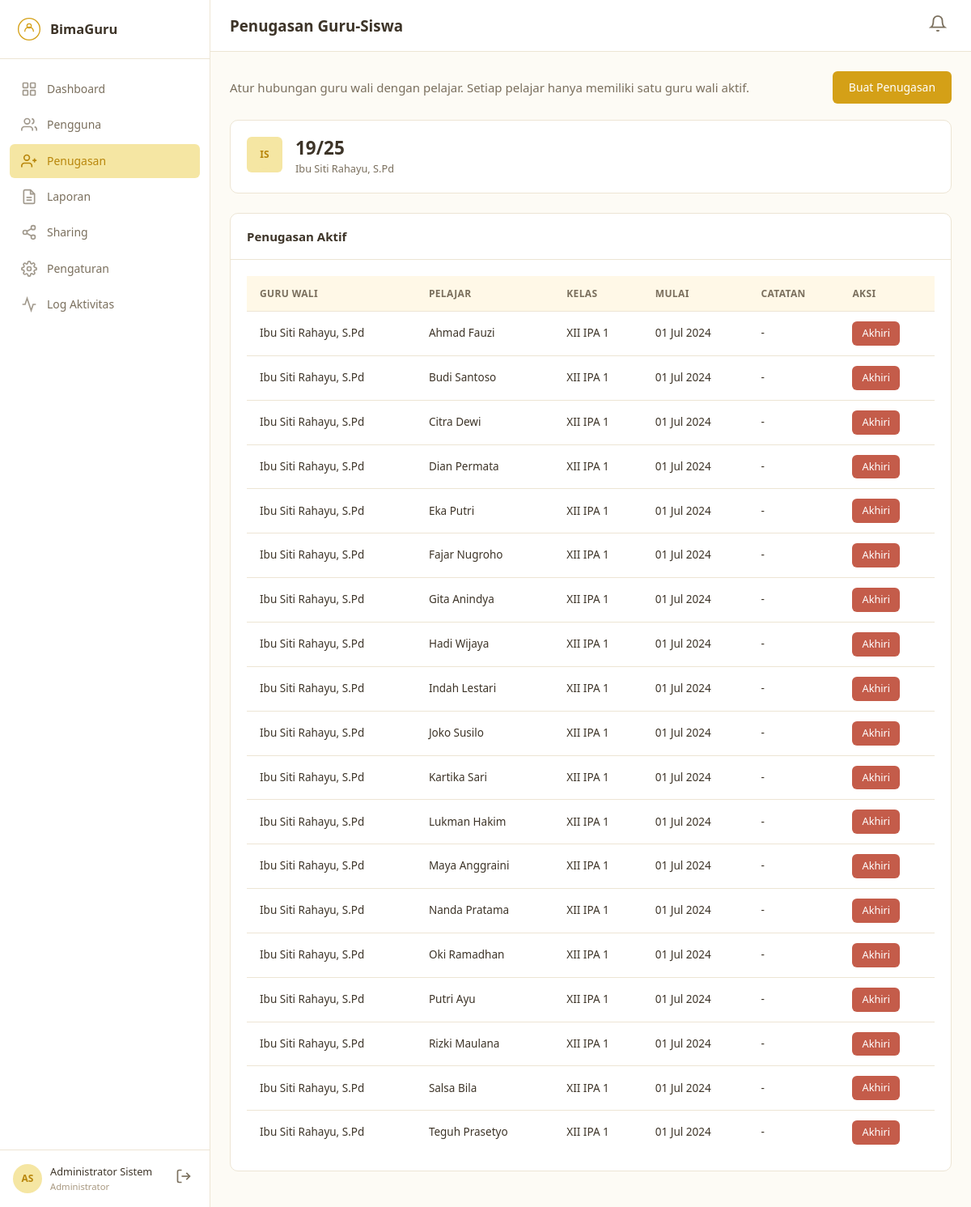
Screenshot of /admin/penugasan.php (signed in) with the database file from the repository.
### tables this page shows
CREATE TABLE `guru_wali` (
  `id` int(11) NOT NULL AUTO_INCREMENT,
  `user_id` int(11) NOT NULL,
  `nip` varchar(30) DEFAULT NULL,
  `bidang_keahlian` varchar(100) DEFAULT NULL,
  `bio` text DEFAULT NULL,
  `max_siswa` int(11) DEFAULT 25,
  `created_at` datetime DEFAULT current_timestamp(),
  PRIMARY KEY (`id`),
  UNIQUE KEY `user_id` (`user_id`),
  CONSTRAINT `guru_wali_ibfk_1` FOREIGN KEY (`user_id`) REFERENCES `users` (`id`) ON DELETE CASCADE
);

CREATE TABLE `users` (
  `id` int(11) NOT NULL AUTO_INCREMENT,
  `email` varchar(150) NOT NULL,
  `password_hash` varchar(255) NOT NULL,
  `nama_lengkap` varchar(150) NOT NULL,
  `role` enum('admin','guru_wali','pelajar') NOT NULL,
  `foto_profil` varchar(255) DEFAULT NULL,
  `no_telepon` varchar(20) DEFAULT NULL,
  `is_active` tinyint(1) DEFAULT 1,
  `last_login` datetime DEFAULT NULL,
  `created_at` datetime DEFAULT current_timestamp(),
  `updated_at` datetime DEFAULT current_timestamp() ON UPDATE current_timestamp(),
  PRIMARY KEY (`id`),
  UNIQUE KEY `email` (`email`),
  KEY `idx_role` (`role`),
  KEY `idx_active` (`is_active`)
);

CREATE TABLE `penugasan` (
  `id` int(11) NOT NULL AUTO_INCREMENT,
  `guru_wali_id` int(11) NOT NULL,
  `pelajar_id` int(11) NOT NULL,
  `tanggal_mulai` date NOT NULL,
  `tanggal_selesai` date DEFAULT NULL,
  `is_active` tinyint(1) DEFAULT 1,
  `catatan` text DEFAULT NULL,
  `created_at` datetime DEFAULT current_timestamp(),
  PRIMARY KEY (`id`),
  KEY `idx_guru` (`guru_wali_id`),
  KEY `idx_pelajar` (`pelajar_id`),
  KEY `idx_active` (`is_active`),
  CONSTRAINT `penugasan_ibfk_1` FOREIGN KEY (`guru_wali_id`) REFERENCES `guru_wali` (`id`) ON DELETE CASCADE,
  CONSTRAINT `penugasan_ibfk_2` FOREIGN KEY (`pelajar_id`) REFERENCES `pelajar` (`id`) ON DELETE CASCADE
);

CREATE TABLE `pelajar` (
  `id` int(11) NOT NULL AUTO_INCREMENT,
  `user_id` int(11) NOT NULL,
  `nis` varchar(30) DEFAULT NULL,
  `kelas` varchar(20) DEFAULT NULL,
  `jurusan` varchar(50) DEFAULT NULL,
  `tanggal_lahir` date DEFAULT NULL,
  `alamat` text DEFAULT NULL,
  `created_at` datetime DEFAULT current_timestamp(),
  PRIMARY KEY (`id`),
  UNIQUE KEY `user_id` (`user_id`),
  CONSTRAINT `pelajar_ibfk_1` FOREIGN KEY (`user_id`) REFERENCES `users` (`id`) ON DELETE CASCADE
);

### includes/helpers.php (called while the page is built, shortened)
<?php
function e(?string $str): string {
    return htmlspecialchars($str ?? '', ENT_QUOTES, 'UTF-8');
}
function formatTanggal(?string $date, string $format = 'd M Y'): string {
    $dt = new DateTime($date);
    $bulan = ['Jan','Feb','Mar','Apr','Mei','Jun','Jul','Agu','Sep','Okt','Nov','Des'];
    if ($format === 'd M Y') {
        return $dt->format('d') . ' ' . $bulan[(int)$dt->format('n') - 1] . ' ' . $dt->format('Y');
    }
    return $dt->format($format);
}
function getInitials(string $name): string {
    $parts = explode(' ', trim($name));
    $initials = '';
    foreach (array_slice($parts, 0, 2) as $part) {
        $initials .= mb_strtoupper(mb_substr($part, 0, 1));
    }
    return $initials ?: '?';
}

### admin/penugasan.php (the view, shortened to what this page needs)
<?php
require_once __DIR__ . '/../includes/layout.php';
$db = Database::getConnection();
$guruList = $db->query("SELECT gw.id, u.nama_lengkap, gw.max_siswa,
    (SELECT COUNT(*) FROM penugasan pn WHERE pn.guru_wali_id = gw.id AND pn.is_active = 1) as jumlah_siswa
    FROM guru_wali gw JOIN users u ON gw.user_id = u.id WHERE u.is_active = 1")->fetchAll();
$penugasan = $db->query("SELECT pn.*, ug.nama_lengkap as nama_guru, up.nama_lengkap as nama_pelajar, p.kelas
    FROM penugasan pn
    JOIN guru_wali gw ON pn.guru_wali_id = gw.id
    JOIN users ug ON gw.user_id = ug.id
    JOIN pelajar p ON pn.pelajar_id = p.id
    JOIN users up ON p.user_id = up.id
    WHERE pn.is_active = 1
    ORDER BY ug.nama_lengkap, up.nama_lengkap")->fetchAll();
?>
<div class="page-actions">
    <p style="color:var(--color-text-muted)">Atur hubungan guru wali dengan pelajar. Setiap pelajar hanya memiliki satu guru wali aktif.</p>
    <button class="btn btn-primary" data-modal="modalAssign">Buat Penugasan</button>
</div>
<div class="stats-grid">
    <?php foreach ($guruList as $g): ?>
    <div class="stat-card">
        <div class="stat-icon primary"><div class="avatar"><?= e(getInitials($g['nama_lengkap'])) ?></div></div>
        <div class="stat-info">
            <h3><?= $g['jumlah_siswa'] ?>/<?= $g['max_siswa'] ?></h3>
            <p><?= e($g['nama_lengkap']) ?></p>
        </div>
    </div>
    <?php endforeach; ?>
</div>
<div class="card">
    <div class="card-header"><h2>Penugasan Aktif</h2></div>
    <div class="card-body table-wrapper">
        <table>
            <thead>
                <tr><th>Guru Wali</th><th>Pelajar</th><th>Kelas</th><th>Mulai</th><th>Catatan</th><th>Aksi</th></tr>
            </thead>
            <tbody>
                <?php foreach ($penugasan as $pn): ?>
                <tr>
                    <td><?= e($pn['nama_guru']) ?></td>
                    <td><?= e($pn['nama_pelajar']) ?></td>
                    <td><?= e($pn['kelas'] ?: '-') ?></td>
                    <td><?= formatTanggal($pn['tanggal_mulai']) ?></td>
                    <td><?= e($pn['catatan'] ?: '-') ?></td>
                    <td>
                        <form method="POST" style="display:inline" onsubmit="return confirm('Akhiri penugasan ini?')">
                            <button type="submit" class="btn btn-sm btn-danger">Akhiri</button>
                        </form>
                    </td>
                </tr>
                <?php endforeach; ?>
            </tbody>
        </table>
    </div>
</div>

### assets/css/style.css (style rules this page uses)
:root { --color-primary: #D4A017; --color-primary-dark: #B8860B; --color-primary-light: #F5E6A3; --color-primary-soft: #FFF8E7; --color-accent: #E8A838; --color-bg: #FDFBF5; --color-bg-card: #FFFFFF; --color-text: #3D3428; --color-text-muted: #7A6F5D; --color-text-light: #A89880; --color-border: #EDE5D4; --color-success: #5A9E6F; --color-warning: #D4952A; --color-danger: #C45C4A; --color-info: #5B8FA8; --sidebar-width: 260px; --topbar-height: 64px; --radius: 10px; --radius-sm: 6px; --shadow: 0 1px 3px rgba(61, 52, 40, 0.08); --shadow-md: 0 4px 12px rgba(61, 52, 40, 0.1); --transition: 0.2s ease; }
*, *::before, *::after { box-sizing: border-box; margin: 0; padding: 0; }
html { font-size: 15px; scroll-behavior: smooth; }
body { font-family: 'Segoe UI', system-ui, -apple-system, sans-serif; background: var(--color-bg); color: var(--color-text); line-height: 1.6; min-height: 100vh; }
.avatar { width: 36px; height: 36px; border-radius: 50%; background: var(--color-primary-light); color: var(--color-primary-dark); display: flex; align-items: center; justify-content: center; font-size: 0.8rem; font-weight: 600; flex-shrink: 0; }
.stats-grid { display: grid; grid-template-columns: repeat(auto-fit, minmax(220px, 1fr)); gap: 16px; margin-bottom: 24px; }
.stat-card { background: var(--color-bg-card); border: 1px solid var(--color-border); border-radius: var(--radius); padding: 20px; display: flex; align-items: flex-start; gap: 16px; transition: box-shadow var(--transition); }
.stat-icon { width: 44px; height: 44px; border-radius: var(--radius-sm); display: flex; align-items: center; justify-content: center; flex-shrink: 0; }
.stat-icon.primary { background: var(--color-primary-light); color: var(--color-primary-dark); }
.stat-info h3 { font-size: 1.5rem; font-weight: 600; line-height: 1.2; }
.stat-info p { color: var(--color-text-muted); font-size: 0.85rem; margin-top: 2px; }
.card { background: var(--color-bg-card); border: 1px solid var(--color-border); border-radius: var(--radius); margin-bottom: 20px; }
.card-header { padding: 16px 20px; border-bottom: 1px solid var(--color-border); display: flex; align-items: center; justify-content: space-between; }
.card-header h2 { font-size: 1rem; font-weight: 600; }
.card-body { padding: 20px; }
.btn { display: inline-flex; align-items: center; gap: 8px; padding: 10px 20px; border: none; border-radius: var(--radius-sm); font-size: 0.93rem; font-family: inherit; font-weight: 500; cursor: pointer; transition: all var(--transition); text-decoration: none; line-height: 1.4; }
.btn-primary { background: var(--color-primary); color: white; }
.btn-danger { background: var(--color-danger); color: white; }
.btn-sm { padding: 6px 12px; font-size: 0.85rem; }
.table-wrapper { overflow-x: auto; }
table { width: 100%; border-collapse: collapse; }
table th, table td { padding: 12px 16px; text-align: left; border-bottom: 1px solid var(--color-border); font-size: 0.9rem; }
table th { font-weight: 600; color: var(--color-text-muted); font-size: 0.8rem; text-transform: uppercase; letter-spacing: 0.03em; background: var(--color-primary-soft); }
table tbody tr:last-child td { border-bottom: none; }
.page-actions { display: flex; align-items: center; justify-content: space-between; margin-bottom: 20px; flex-wrap: wrap; gap: 12px; }

### rows the page displays
guru_wali: user.nama_lengkap "IS", jumlah_siswa "19", max_siswa "25", user.nama_lengkap "Ibu Siti Rahayu, S.Pd"
penugasan: users.nama_lengkap "Ibu Siti Rahayu, S.Pd", users.nama_lengkap "Ahmad Fauzi", pelajar.kelas "XII IPA 1", tanggal_mulai "01 Jul 2024", catatan "-"
penugasan: users.nama_lengkap "Ibu Siti Rahayu, S.Pd", users.nama_lengkap "Budi Santoso", pelajar.kelas "XII IPA 1", tanggal_mulai "01 Jul 2024", catatan "-"
penugasan: users.nama_lengkap "Ibu Siti Rahayu, S.Pd", users.nama_lengkap "Citra Dewi", pelajar.kelas "XII IPA 1", tanggal_mulai "01 Jul 2024", catatan "-"
penugasan: users.nama_lengkap "Ibu Siti Rahayu, S.Pd", users.nama_lengkap "Dian Permata", pelajar.kelas "XII IPA 1", tanggal_mulai "01 Jul 2024", catatan "-"
penugasan: users.nama_lengkap "Ibu Siti Rahayu, S.Pd", users.nama_lengkap "Eka Putri", pelajar.kelas "XII IPA 1", tanggal_mulai "01 Jul 2024", catatan "-"
penugasan: users.nama_lengkap "Ibu Siti Rahayu, S.Pd", users.nama_lengkap "Fajar Nugroho", pelajar.kelas "XII IPA 1", tanggal_mulai "01 Jul 2024", catatan "-"
penugasan: users.nama_lengkap "Ibu Siti Rahayu, S.Pd", users.nama_lengkap "Gita Anindya", pelajar.kelas "XII IPA 1", tanggal_mulai "01 Jul 2024", catatan "-"
penugasan: users.nama_lengkap "Ibu Siti Rahayu, S.Pd", users.nama_lengkap "Hadi Wijaya", pelajar.kelas "XII IPA 1", tanggal_mulai "01 Jul 2024", catatan "-"
penugasan: users.nama_lengkap "Ibu Siti Rahayu, S.Pd", users.nama_lengkap "Indah Lestari", pelajar.kelas "XII IPA 1", tanggal_mulai "01 Jul 2024", catatan "-"
penugasan: users.nama_lengkap "Ibu Siti Rahayu, S.Pd", users.nama_lengkap "Joko Susilo", pelajar.kelas "XII IPA 1", tanggal_mulai "01 Jul 2024", catatan "-"
penugasan: users.nama_lengkap "Ibu Siti Rahayu, S.Pd", users.nama_lengkap "Kartika Sari", pelajar.kelas "XII IPA 1", tanggal_mulai "01 Jul 2024", catatan "-"
penugasan: users.nama_lengkap "Ibu Siti Rahayu, S.Pd", users.nama_lengkap "Lukman Hakim", pelajar.kelas "XII IPA 1", tanggal_mulai "01 Jul 2024", catatan "-"
penugasan: users.nama_lengkap "Ibu Siti Rahayu, S.Pd", users.nama_lengkap "Maya Anggraini", pelajar.kelas "XII IPA 1", tanggal_mulai "01 Jul 2024", catatan "-"
penugasan: users.nama_lengkap "Ibu Siti Rahayu, S.Pd", users.nama_lengkap "Nanda Pratama", pelajar.kelas "XII IPA 1", tanggal_mulai "01 Jul 2024", catatan "-"
penugasan: users.nama_lengkap "Ibu Siti Rahayu, S.Pd", users.nama_lengkap "Oki Ramadhan", pelajar.kelas "XII IPA 1", tanggal_mulai "01 Jul 2024", catatan "-"
penugasan: users.nama_lengkap "Ibu Siti Rahayu, S.Pd", users.nama_lengkap "Putri Ayu", pelajar.kelas "XII IPA 1", tanggal_mulai "01 Jul 2024", catatan "-"
penugasan: users.nama_lengkap "Ibu Siti Rahayu, S.Pd", users.nama_lengkap "Rizki Maulana", pelajar.kelas "XII IPA 1", tanggal_mulai "01 Jul 2024", catatan "-"
penugasan: users.nama_lengkap "Ibu Siti Rahayu, S.Pd", users.nama_lengkap "Salsa Bila", pelajar.kelas "XII IPA 1", tanggal_mulai "01 Jul 2024", catatan "-"
penugasan: users.nama_lengkap "Ibu Siti Rahayu, S.Pd", users.nama_lengkap "Teguh Prasetyo", pelajar.kelas "XII IPA 1", tanggal_mulai "01 Jul 2024", catatan "-"

### other values shown
getSetting('nama_aplikasi', APP_NAME) "BimaGuru"
$label "Dashboard Pengguna Penugasan Laporan Sharing Pengaturan Log Aktivitas"
getInitials($userName) "AS"
$userName "Administrator Sistem"
roleLabel($role ?? '') "Administrator"
$title "Penugasan Guru-Siswa"
